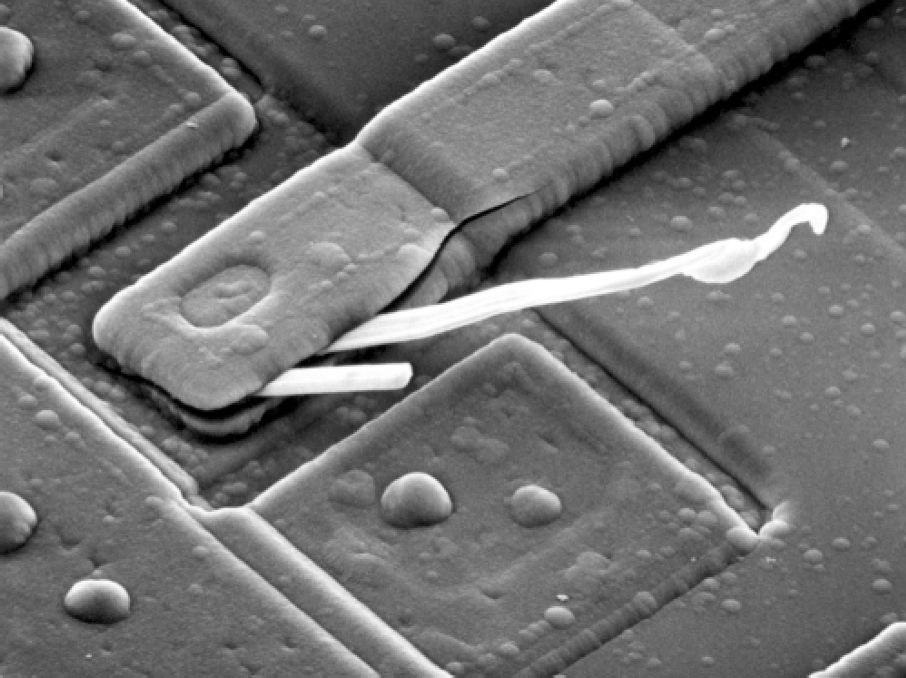
%> input picture 图3.tif, 906 x 678 px
$ octave houghmain.m   (GNU Octave 9; MATLAB toolbox functions it lacks are replaced by stand-ins)
%> lines starting %> are read from the running program, lines starting %| are printed output that depends on the picture; in (x1, y1, x2, y2) boxes, pixels count from 0 and x2, y2 are one past the last pixel; in counts of white or black regions, pixels touching at a corner belong together; the program's own positions count from 1
Img3 = imread('图3.tif');                 % 读取图片数据
%> Img3 is the input picture: size 678x906 uint8; min 0, max 255, mean 112.6
canny_Img3 = edge(Img3,'Canny',0.35);     %canny算子检测边缘
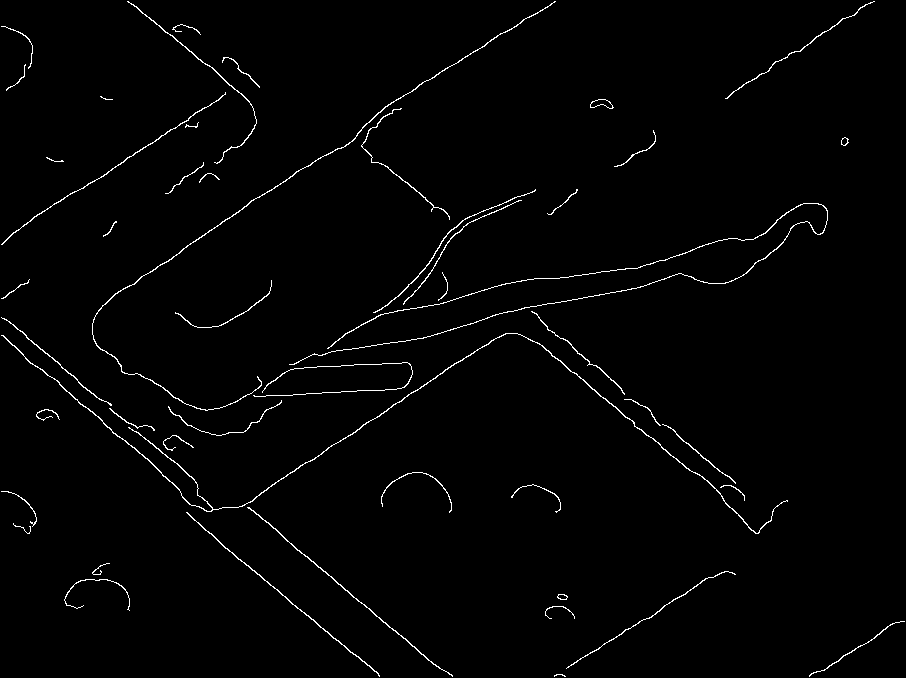
%> canny_Img3: size 678x906 logical; 1.5% white in thin lines or dots
figure(1);
subplot(2,2,1);
imshow(canny_Img3,[]);                         %显示Img4原图
title('Img4原图');                       %设置标题

[H3, theta3, rho3] = hough(canny_Img3);
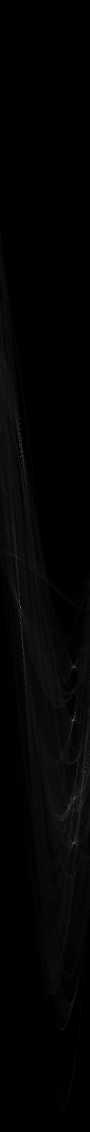
%> H3: size 2263x180 double (shown at 1/2 size); min 0, max 271, mean 4; drawn with min black and max white
%> theta3 = 180 values from -90 to 89; rho3 = 2263 values from -1131 to 1131
subplot(2,2,2);
imshow(imadjust(H3), [], 'XData', theta3, 'YData', rho3, 'InitialMagnification', 'fit')
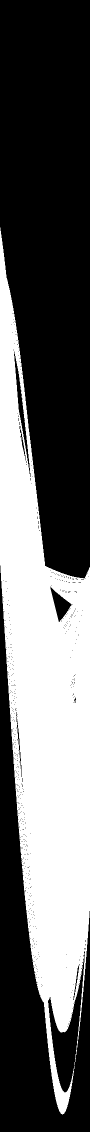
%> displayed picture: size 2263x180, on the screen's scale of 0 to 255 (shown at 1/2 size); 39.1% white; 1 white region, box (x1, y1, x2, y2) and area: (0, 455, 180, 2229) 159089
axis on
hold on
title('霍夫变换曲线')
xlabel('\theta'), ylabel('\rho')

peaks3 = houghpeaks(H3,500); %检测1个峰值点
%> peaks3 = [1215 41; 858 41; 903 41; 1440 147; 1686 148; 1334 148]
subplot(2,2,3);
plot(theta3(peaks3(:, 2)), rho3(peaks3(:, 1)), 'black*')
axis on
title('峰值点')
xlabel('\theta'), ylabel('\rho')

lines3 = houghlines(Img3, theta3, rho3, peaks3);
%> lines3 = 6 lines; point1 to point2 (x, y): (905, 74) to (1, 662), (130, 1) to (906, 652), (551, 1) to (1, 373), (1, 300) to (452, 678), (1, 359) to (382, 678), (371, 1) to (1, 242)
subplot(2,2,4);
for k = 1:length(lines3)
xy=[lines3(k).point1 ; lines3(k).point2];
plot(xy(:,1), xy(:,2));

hold on
end
%> this loop made 6 passes
%> xy on passes 1 to 6: [130 1; 906 652], [1 359; 382 678], [1 300; 452 678], [551 1; 1 373], [905 74; 1 662], [371 1; 1 242]
title('霍夫变换直线检测结果')
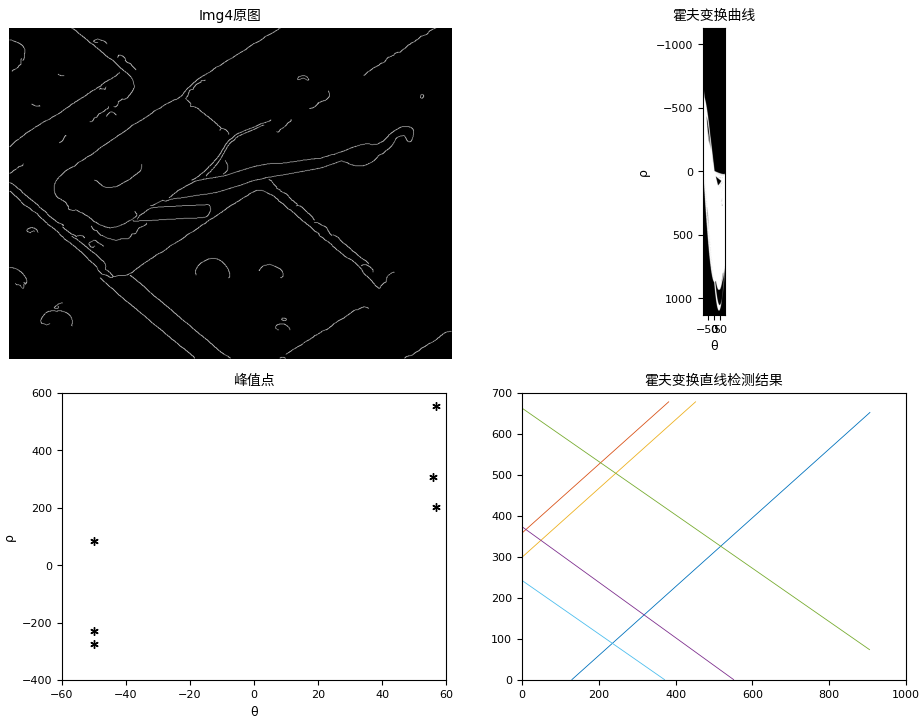
%> figure redrawn from the program's plot data, 4 panels

$ run again, with 图2.tif copied over 图3.tif
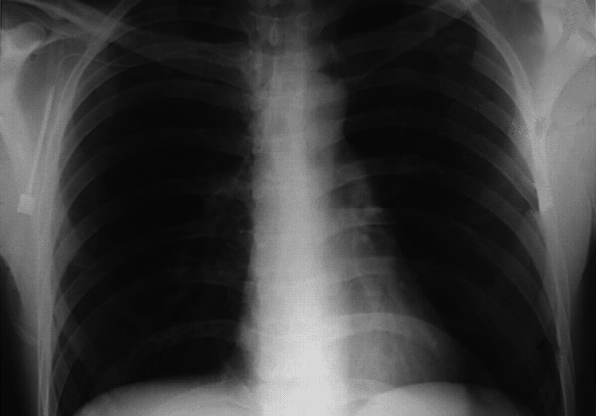
%> input picture 图2.tif, 596 x 416 px
%> Img3 is the input picture: size 416x596 uint8; min 3, max 227, mean 59.9
%> `canny_Img3 = edge(Img3,'Canny',0.35);`:
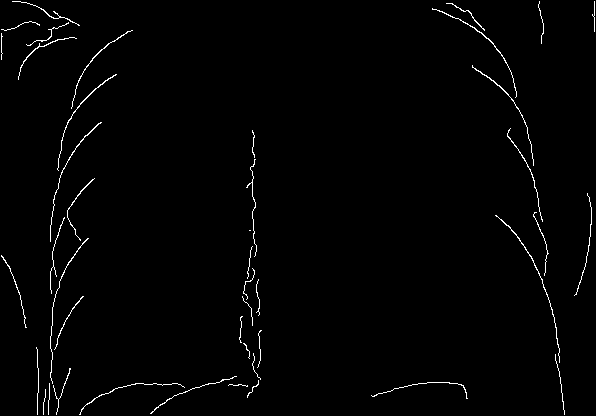
%> canny_Img3: size 416x596 logical; 1.3% white in thin lines or dots
%> theta3 = 180 values from -90 to 89; rho3 = 1453 values from -726 to 726
%> peaks3 = 17 rows, first 12: [1236 84; 968 88; 796 94; 979 91; 777 91; 343 1; 812 97; 1220 82; 1252 86; 1006 98; 822 105; 1187 77]
%> lines3 = 20 lines; longest, point1 to point2 (x, y): (1, 385) to (596, 385), (475, 1) to (579, 416), (496, 1) to (584, 416), (500, 1) to (566, 416), (514, 1) to (565, 416), (528, 1) to (564, 416)
%> the loop `for k = 1:length(lines3)` made 20 passes
%> xy on passes 1 to 8: [514 1; 565 416], [242 1; 264 416], [253 1; 253 416], [51 1; 51 416], [1 385; 596 385], [43 410; 86 10], [500 1; 566 416], [528 1; 564 416]
%> `title('霍夫变换直线检测结果')`:
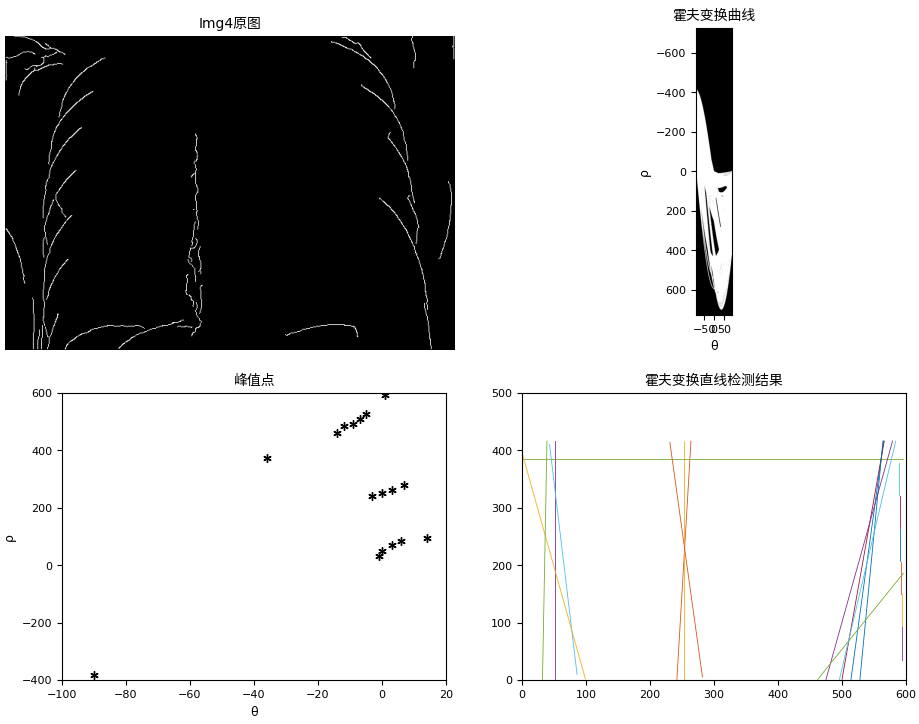
%> figure redrawn from the program's plot data, 4 panels
